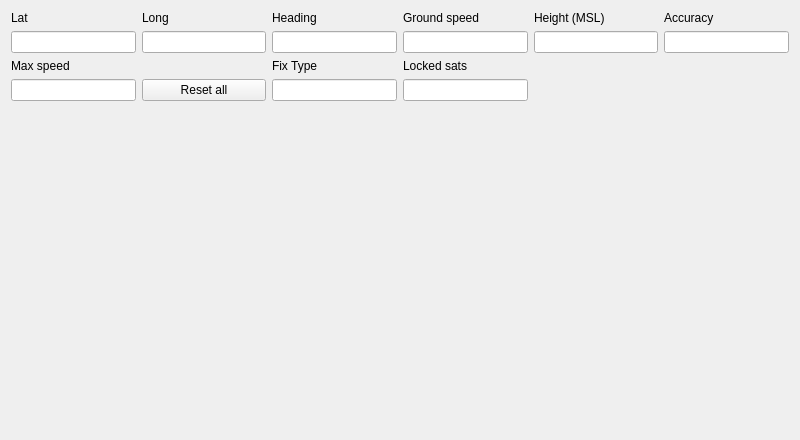
<?xml version="1.0" encoding="UTF-8"?>
<ui version="4.0">
 <class>Form</class>
 <widget class="QWidget" name="Form">
  <property name="geometry">
   <rect>
    <x>0</x>
    <y>0</y>
    <width>800</width>
    <height>440</height>
   </rect>
  </property>
  <property name="sizePolicy">
   <sizepolicy hsizetype="Preferred" vsizetype="Ignored">
    <horstretch>0</horstretch>
    <verstretch>0</verstretch>
   </sizepolicy>
  </property>
  <property name="windowTitle">
   <string>Plot</string>
  </property>
  <layout class="QHBoxLayout" name="horizontalLayout">
   <item>
    <layout class="QVBoxLayout" name="gpslayout" stretch="0,0">
     <property name="sizeConstraint">
      <enum>QLayout::SetDefaultConstraint</enum>
     </property>
     <item>
      <layout class="QGridLayout" name="gridLayout">
       <property name="sizeConstraint">
        <enum>QLayout::SetDefaultConstraint</enum>
       </property>
       <item row="2" column="2">
        <widget class="QLabel" name="label_7">
         <property name="text">
          <string>Fix Type</string>
         </property>
        </widget>
       </item>
       <item row="0" column="3">
        <widget class="QLabel" name="label_4">
         <property name="text">
          <string>Ground speed</string>
         </property>
        </widget>
       </item>
       <item row="1" column="4">
        <widget class="QLineEdit" name="_height">
         <property name="readOnly">
          <bool>true</bool>
         </property>
        </widget>
       </item>
       <item row="1" column="3">
        <widget class="QLineEdit" name="_speed">
         <property name="readOnly">
          <bool>true</bool>
         </property>
        </widget>
       </item>
       <item row="0" column="0">
        <widget class="QLabel" name="label">
         <property name="text">
          <string>Lat</string>
         </property>
        </widget>
       </item>
       <item row="1" column="0">
        <widget class="QLineEdit" name="_lat">
         <property name="enabled">
          <bool>true</bool>
         </property>
         <property name="readOnly">
          <bool>true</bool>
         </property>
        </widget>
       </item>
       <item row="0" column="1">
        <widget class="QLabel" name="label_2">
         <property name="text">
          <string>Long</string>
         </property>
        </widget>
       </item>
       <item row="0" column="5">
        <widget class="QLabel" name="label_6">
         <property name="text">
          <string>Accuracy</string>
         </property>
        </widget>
       </item>
       <item row="1" column="5">
        <widget class="QLineEdit" name="_accuracy"/>
       </item>
       <item row="3" column="0">
        <widget class="QLineEdit" name="_speed_max">
         <property name="readOnly">
          <bool>true</bool>
         </property>
        </widget>
       </item>
       <item row="3" column="2">
        <widget class="QLineEdit" name="_fix_type">
         <property name="readOnly">
          <bool>true</bool>
         </property>
        </widget>
       </item>
       <item row="1" column="2">
        <widget class="QLineEdit" name="_heading">
         <property name="readOnly">
          <bool>true</bool>
         </property>
        </widget>
       </item>
       <item row="0" column="4">
        <widget class="QLabel" name="label_5">
         <property name="text">
          <string>Height (MSL)</string>
         </property>
        </widget>
       </item>
       <item row="1" column="1">
        <widget class="QLineEdit" name="_long">
         <property name="readOnly">
          <bool>true</bool>
         </property>
        </widget>
       </item>
       <item row="0" column="2">
        <widget class="QLabel" name="label_3">
         <property name="text">
          <string>Heading</string>
         </property>
        </widget>
       </item>
       <item row="3" column="1">
        <widget class="QPushButton" name="_reset_max_btn">
         <property name="text">
          <string>Reset all</string>
         </property>
        </widget>
       </item>
       <item row="2" column="0">
        <widget class="QLabel" name="label_8">
         <property name="text">
          <string>Max speed</string>
         </property>
        </widget>
       </item>
       <item row="2" column="3">
        <widget class="QLabel" name="label_9">
         <property name="text">
          <string>Locked sats</string>
         </property>
        </widget>
       </item>
       <item row="3" column="3">
        <widget class="QLineEdit" name="_nbr_locked_sats"/>
       </item>
      </layout>
     </item>
     <item>
      <widget class="QWidget" name="widget" native="true">
       <property name="sizePolicy">
        <sizepolicy hsizetype="Preferred" vsizetype="MinimumExpanding">
         <horstretch>0</horstretch>
         <verstretch>0</verstretch>
        </sizepolicy>
       </property>
       <layout class="QGridLayout" name="gridLayout_3">
        <item row="0" column="0">
         <layout class="QGridLayout" name="map_layout"/>
        </item>
       </layout>
      </widget>
     </item>
    </layout>
   </item>
  </layout>
 </widget>
 <resources/>
 <connections/>
</ui>
